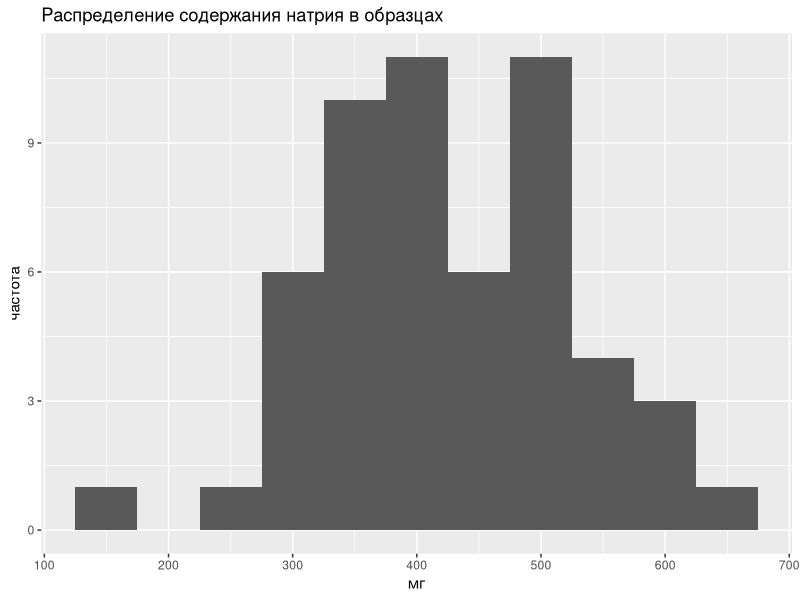
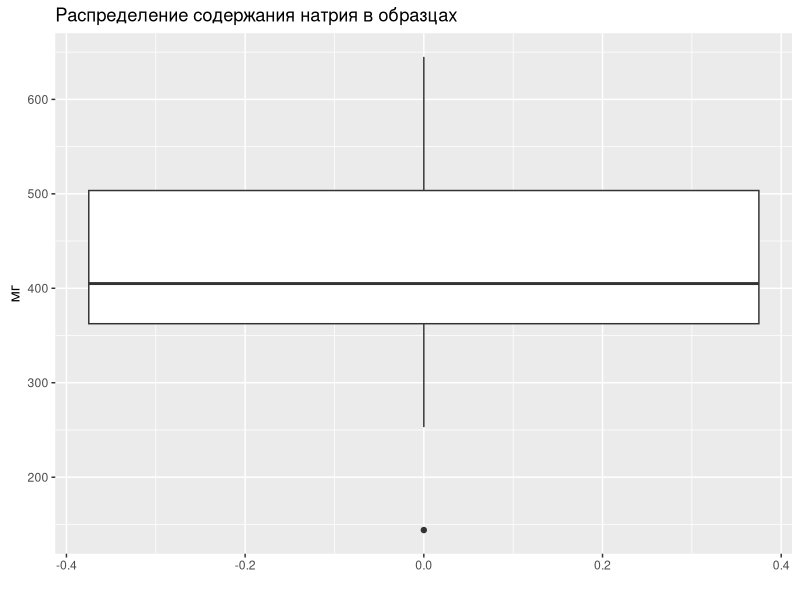
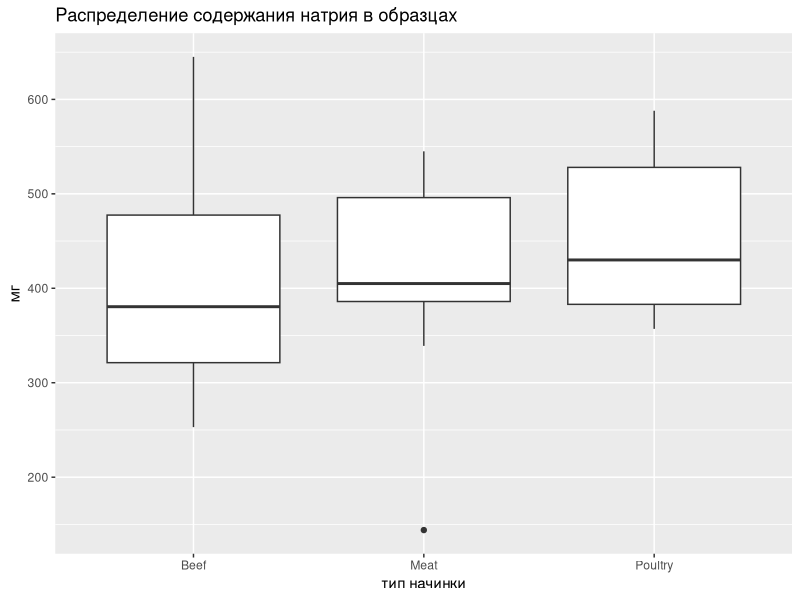
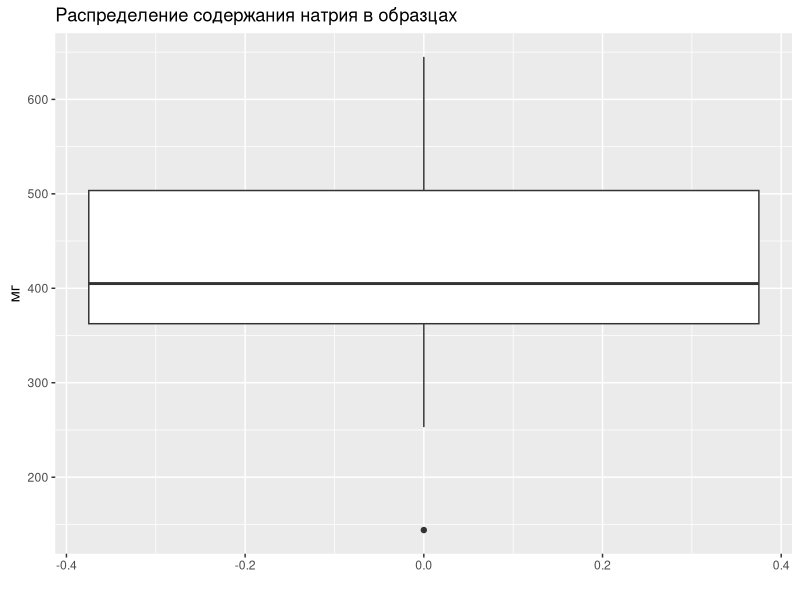
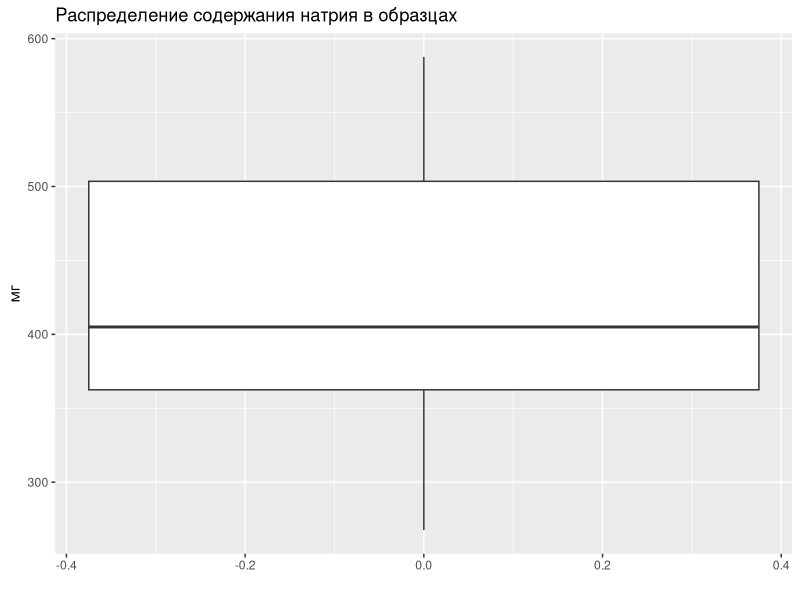
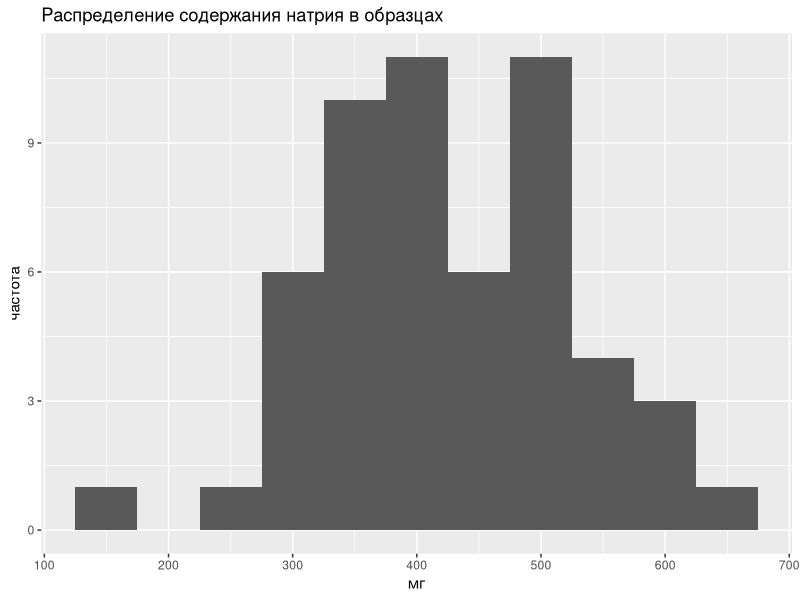
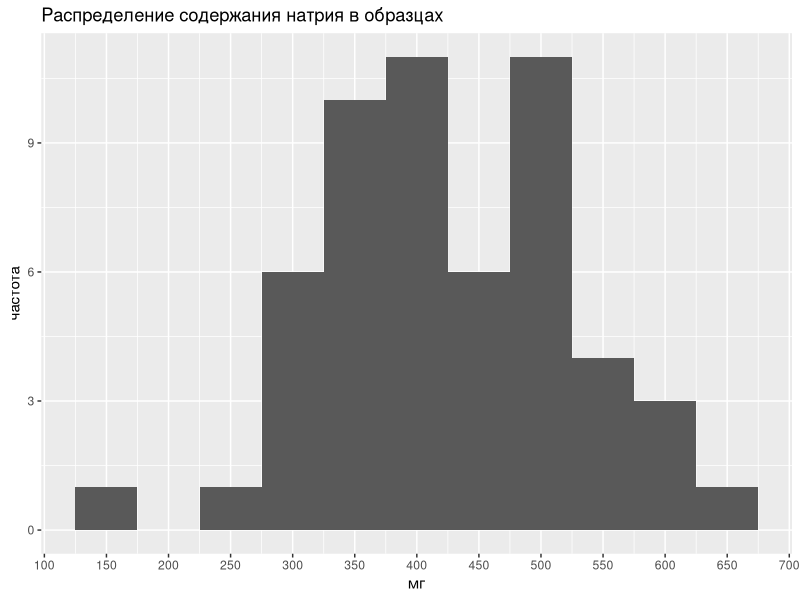
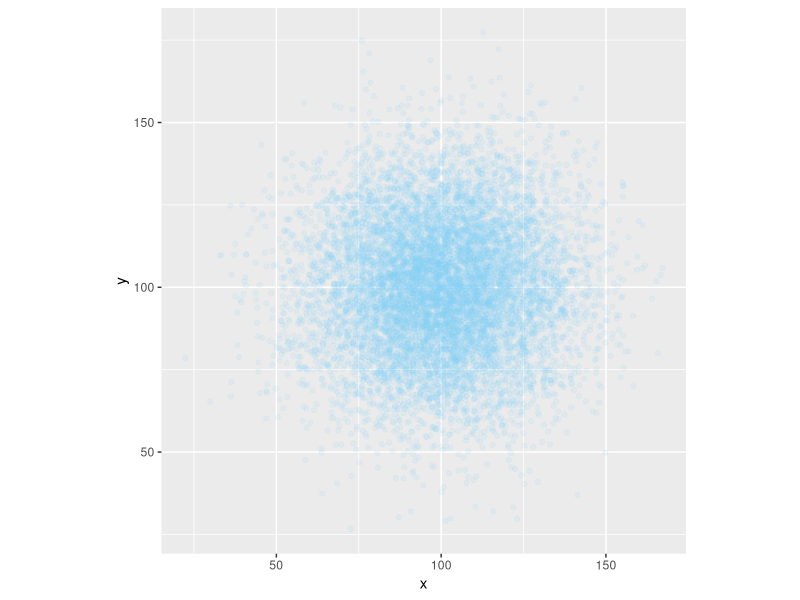

The R script that drew these images, in order:
## ---- chunk 1
library(tidyverse)
library(readxl) # считывание данных в формате Excel
library(stringr) # операции со строками
## ---- chunk 2
# Загрузить лист с именем 'data' из книги:
hotdogs <- read_excel('data/hotdogs.xlsx', sheet = 'data') 
## ---- chunk 3
head(hotdogs, n = 5) # посмотрим первые 5 строк
## ---- chunk 4
str(hotdogs)
## ---- chunk 5
dim(hotdogs)
## ---- chunk 6
nrow(hotdogs)
## ---- chunk 7
names(hotdogs)
## ---- chunk 8
names(hotdogs) <- str_to_lower(names(hotdogs))
head(hotdogs)
## ---- chunk 9
summary(hotdogs)
## ---- chunk 10

# Калорийность в исходных единицах (ккал):
hotdogs$calories

## ---- chunk 11
# Калорийность в кДж
round(hotdogs$calories * 4.184)
## ---- chunk 12
# Соотношение Na и калорийности:
hotdogs$sodium_ratio = hotdogs$sodium / hotdogs$calories

head(hotdogs)
## ---- chunk 13
hotdogs <- mutate(hotdogs,
                  sodium_ratio = sodium / calories,
                  kilojoules = calories * 4.184)
head(hotdogs)
## ---- chunk 14

# Перечисление нужных столбцов
head(
  select(hotdogs, type, sodium_ratio, kilojoules)
)

# Перечисление столбцов, которые нужно убрать:
head(
  select(hotdogs, -calories, -sodium)
)

# Указание последовательности смежных столбцов:
head(
  select(hotdogs, type, sodium_ratio:kilojoules)
)

# Исключение последовательности смежных столбцов:
head(
  select(hotdogs, -(calories:sodium))
)
## ---- chunk 15
high_sodium <- filter(hotdogs, sodium_ratio > 4 & type == 'Poultry')
high_sodium
## ---- chunk 16
# Было: 
#filter(hotdogs, sodium_ratio > 4 & type == 'Poultry')

# Стало:
filter(hotdogs, sodium_ratio > 4, type == 'Poultry')

## ---- chunk 17
subset(hotdogs, sodium_ratio > 4 & type == 'Poultry')
## ---- chunk 18
summary(hotdogs$sodium)
## ---- chunk 19
mean(hotdogs$sodium)
## ---- chunk 20
mean(hotdogs$sodium, na.rm = TRUE)
## ---- chunk 21

filter(hotdogs, is.na(sodium) | is.na(calories)) # можно не указывать sodium_ratio, т.к. он будет пустым если в любом из этих столбцов было NA
## ---- chunk 22

hotdogs_complete <- 
  filter(hotdogs, !is.na(sodium), !is.na(calories))

# Размер исходной таблицы
nrow(hotdogs)

# Размер очищенной таблицы
nrow(hotdogs_complete)

## ---- chunk 23
complete.cases(hotdogs)
## ---- chunk 24
nrow(
  filter(hotdogs, complete.cases(hotdogs))
)
## ---- chunk 25
qplot(sodium, data = hotdogs_complete, 
      binwidth = 50, # ширина интервала
      main = 'Распределение содержания натрия в образцах',
      xlab = 'мг',
      ylab = 'частота')
## ---- chunk 26
qplot(y = sodium, data = hotdogs_complete, 
      geom = 'boxplot',
      main = 'Распределение содержания натрия в образцах',
      ylab = 'мг',
      xlab = NULL)
## ---- chunk 27
qplot(x = type, y = sodium, data = hotdogs_complete, 
      geom = 'boxplot',
      main = 'Распределение содержания натрия в образцах',
      ylab = 'мг',
      xlab = 'тип начинки')
## ---- chunk 28
# Нижняя граница - квантиль 2.5%
min_sodium <- 
  quantile(hotdogs_complete$sodium, probs = 0.025, na.rm = TRUE)

# Верхняя граница - квантиль 97.5%
max_sodium <-
  quantile(hotdogs_complete$sodium, probs = 0.975, na.rm = TRUE)

min_sodium
max_sodium

## ---- chunk 29
hotdogs_cleaned <- 
  mutate(hotdogs_complete,
         sodium = 
           ifelse(sodium > max_sodium, max_sodium,
                  ifelse(sodium < min_sodium, min_sodium, sodium)))  
## ---- chunk 30
# Сводка
summary(hotdogs_complete$sodium)

# Ящичная диаграмма
qplot(y = sodium, data = hotdogs_complete, 
      geom = 'boxplot',
      main = 'Распределение содержания натрия в образцах',
      ylab = 'мг',
      xlab = NULL)
## ---- chunk 31
# Сводка
summary(hotdogs_cleaned$sodium)

# Ящичная диаграмма
qplot(y = sodium, data = hotdogs_cleaned, 
      geom = 'boxplot',
      main = 'Распределение содержания натрия в образцах',
      ylab = 'мг',
      xlab = NULL)
## ---- chunk 32
hotdogs_cleaned <- 
  mutate(hotdogs_cleaned,
         sodium_ratio = sodium / calories)
## ---- chunk 33
# Гистограмма распределения calories
# qplot(x = ..., data = ..., 
#       main = '...',
#       xlab = '...',
#       ylab = '...')

# Гистограмма распределения calories

# qplot(x = "", y = ..., 
#       data = ...,
#       geom = '...',
#       ...)

## ---- chunk 34

# Рассчитайте медианное значение калорийности:
#med_cal <- ...

# Замените выбросы, выходящие за допустимые границы, на медиану калорийности:
# hotdogs_cleaned <- 
#   mutate(...,
#          calories = ...)

## ---- chunk 35

## ---- chunk 36
my_probs <- c(0.1, 0.5, 0.9)
my_probs
## ---- chunk 37
quantile(hotdogs_complete$sodium_ratio, 
         probs = my_probs, 
         na.rm = TRUE)
## ---- chunk 38
quantile(hotdogs_complete$sodium_ratio, 
         probs = c(0.1, 0.5, 0.9), 
         na.rm = TRUE)

## ---- chunk 39
my_probs
my_probs[1] # 1-й элемент
my_probs[c(1, 3)] # 1-й и 3-й элементы
## ---- chunk 40
my_probs
my_probs > 0.2
my_probs[my_probs > 0.2]
## ---- chunk 41
x_breaks <- seq(0, 900, by = 50)
x_breaks
## ---- chunk 42

# Автоподбор
qplot(sodium, data = hotdogs_complete, 
      binwidth = 50, # ширина интервала
      main = 'Распределение содержания натрия в образцах',
      xlab = 'мг',
      ylab = 'частота')

# Указание вручную
qplot(sodium, data = hotdogs_complete, 
      binwidth = 50, # ширина интервала
      main = 'Распределение содержания натрия в образцах',
      xlab = 'мг',
      ylab = 'частота') +
  scale_x_continuous(breaks = x_breaks)

## ---- chunk 43
5:10
## ---- chunk 44

set.seed(12345) # инициализируем генератор случайных чисел для воспроизводимости
rx <- rnorm(n = 10000, mean = 100, sd = 20)
ry <- rnorm(n = 10000, mean = 100, sd = 20)

my_table <- tibble(x = rx, y = ry) # <имя столбца> = <имя вектора>

head(my_table)

ggplot(data = my_table, aes(x, y)) +
  geom_point(alpha = 0.1, color = 'lightskyblue') +
  coord_fixed() # одинаковый масштаб по x и y

## ---- chunk 45
inner_list <- list(11, 'A', TRUE)
inner_list
## ---- chunk 46
inner_list[2]

inner_list[[2]]
## ---- chunk 47
named_list <- list(first = inner_list, second = 1:5, third = pi)
named_list
## ---- chunk 48
names(named_list)
## ---- chunk 49
str(named_list)
## ---- chunk 50
named_list[['third']]
named_list$third
## ---- chunk 51
my_args <- list(from = 1, to = 10, by = 2)
seq(my_args)
## ---- chunk 52

# Полученная модель сохраняется в виде списка
m_sodium <- lm(sodium ~ calories, data = hotdogs_complete)

# Какие имена доступны
names(m_sodium)

## ---- chunk 53
# Получим вектор коэффициентов модели
m_sodium$coefficients

## ---- chunk 54
qplot(x = calories, y = sodium, data = hotdogs_complete) +
  geom_abline(intercept = m_sodium$coefficients['(Intercept)'],
              slope = m_sodium$coefficients['calories'],
              color = 'red')

## ---- chunk 55

high_sodium[ , c(1, 4)]

## ---- chunk 56

high_sodium[ , -c(2, 3)]

## ---- chunk 57

high_sodium[ , c('type', 'sodium_ratio')]

